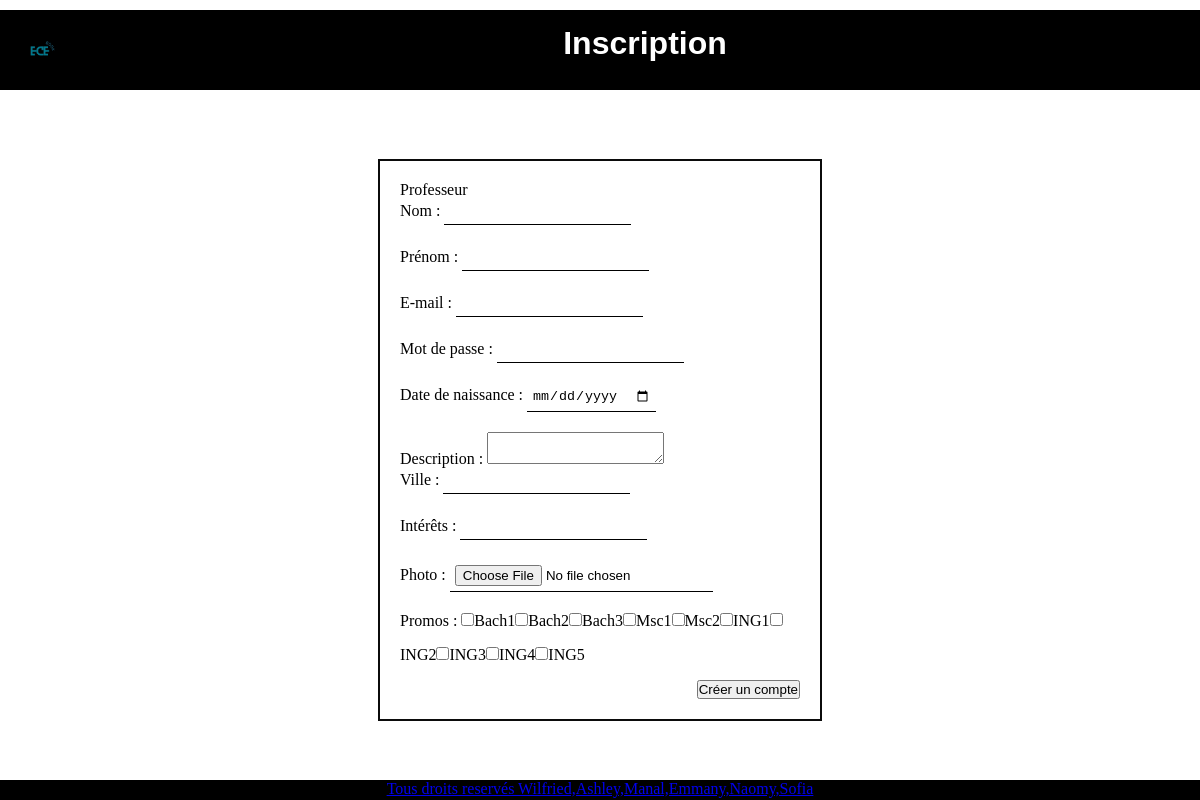
Screenshot of /view/register-prof.php with the database file from the repository.
### tables this page shows
CREATE TABLE IF NOT EXISTS `promos` (
  `idpromos` INT NOT NULL AUTO_INCREMENT,
  `nom` VARCHAR(45) NULL,
  PRIMARY KEY (`idpromos`));

### modele/Database.php (called while the page is built, shortened)
<?php
class Database
{
    private static $dns;
    private static $user;
    private static $password;
    private static $database;
    public function __construct()
    {
        self::$dns ="mysql:host=localhost;dbname=projet-tech;port=3307";
        self::$user = "root";
        self::$password = "";
        self::$database = new PDO(self::$dns, self::$user, self::$password);
    }
    public function GetPromos(){
        $sql = "SELECT * FROM promos";
        $stmt = self::$database->prepare($sql);
        $stmt->execute();
        return $stmt->fetchAll();
    }
}

### controller/promo.php (the view, shortened to what this page needs)
<?php
    require_once('..\..\modele\Database.php');
    function ShowPromoProf(): void
    {
        $db = new Database();
        $promos = $db->GetPromos();
        foreach($promos as $promo){
            echo '<input type="checkbox" name="idpromos[]" value="'.$promo['idpromos'].'">'.$promo['nom'];
        }
    }

### view/style/stylee.css (style rules this page uses)
* { margin: 0; padding: 0; }
html, body { height: 100%; }
body { display: flex; flex-direction: column; justify-content: center; align-items: center; margin: 0; padding: 0; }
input { padding: 5px; margin-bottom: 20px; border: none; border-bottom: 1px solid black; }

### rows the page displays
promos: nom "Bach1"
promos: nom "Bach2"
promos: nom "Bach3"
promos: nom "Msc1"
promos: nom "Msc2"
promos: nom "ING1"
promos: nom "ING2"
promos: nom "ING3"
promos: nom "ING4"
promos: nom "ING5"
